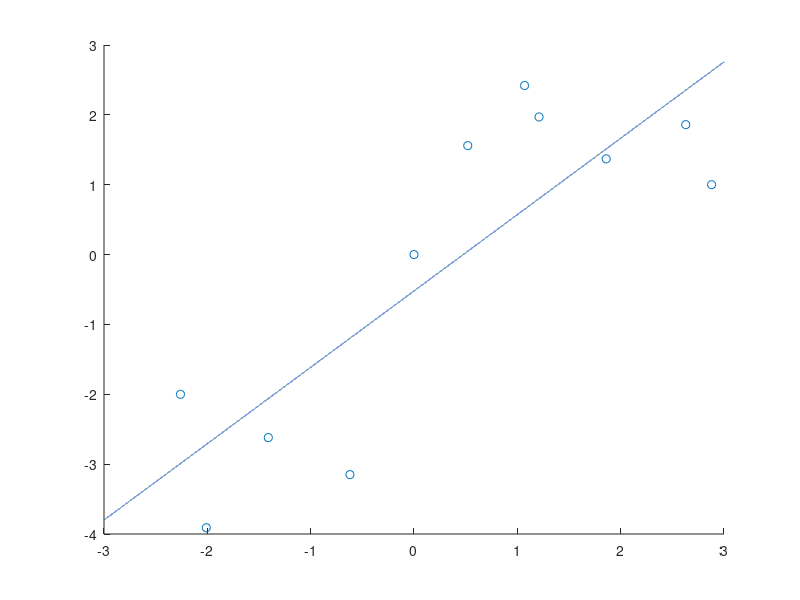
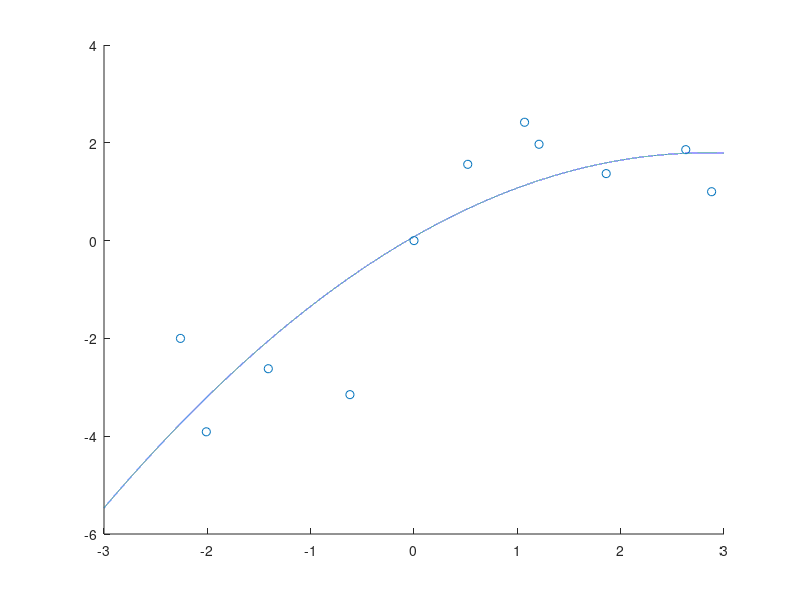
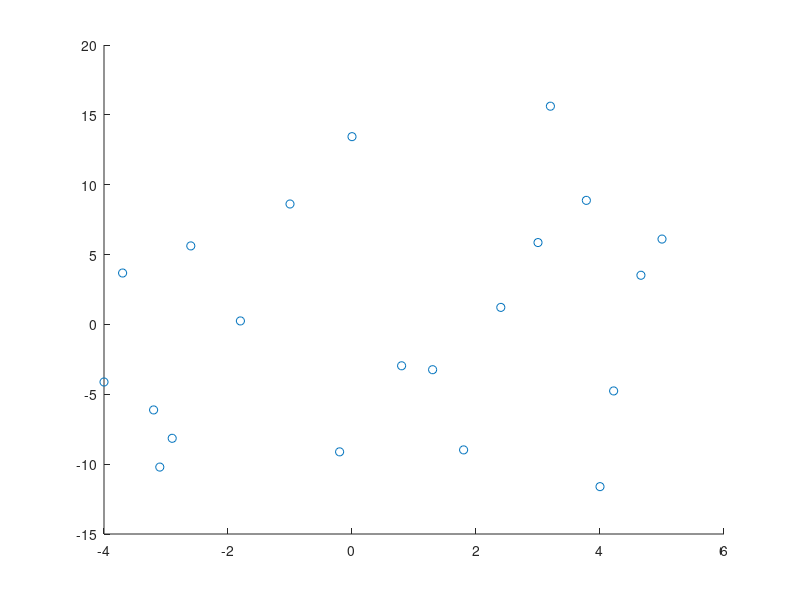

These charts were generated, in order, by the following MATLAB code: (Note: this script raises an error after producing the figures.)
clear;
clc;

% Data
x_data = [-2.26 -2.01 -1.41 -0.62 0 0.52 1.07 1.21 1.86 2.63 2.88];
y_data = [-2.00 -3.91 -2.62 -3.15 0 1.56 2.42 1.97 1.37 1.86 1.00];

%% 1. iv
figure("Name", "Linear Regression")
scatter(x_data, y_data)
hold on
x = -3 : 0.0001: 3;
linear_fit_func = -0.52090568 + 1.093013561*x;
plot(x, linear_fit_func)
hold off

%% 1. v
figure("Name", "Quadratic Regression")
scatter(x_data, y_data)
hold on
x = -3 : 0.0001 : 3;
quadratic_fit_func = 0.078775724 + 1.209343393*x - 0.2130809*x.^2;
plot(x, quadratic_fit_func)
hold off

%% 1. vi
A = [1 x_data(1);
    1 x_data(2);
    1 x_data(3);
    1 x_data(4);
    1 x_data(5);
    1 x_data(6);
    1 x_data(7);
    1 x_data(8);
    1 x_data(9);
    1 x_data(10);
    1 x_data(11)];

y = [y_data(1); y_data(2); y_data(3); y_data(4); y_data(5); y_data(6); y_data(7); y_data(8); y_data(9); y_data(10); y_data(11)];

a = inv(transpose(A) * A) * transpose(A) * y;
disp("a = ")
disp(a)
disp("Thus, the results are the same")

%% 1. vii
A = [1 x_data(1) x_data(1).^2;
    1 x_data(2) x_data(2).^2;
    1 x_data(3) x_data(3).^2;
    1 x_data(4) x_data(4).^2;
    1 x_data(5) x_data(5).^2;
    1 x_data(6) x_data(6).^2;
    1 x_data(7) x_data(7).^2;
    1 x_data(8) x_data(8).^2;
    1 x_data(9) x_data(9).^2;
    1 x_data(10) x_data(10).^2;
    1 x_data(11) x_data(11).^2];

y = [y_data(1); y_data(2); y_data(3); y_data(4); y_data(5); y_data(6); y_data(7); y_data(8); y_data(9); y_data(10); y_data(11)];

a = inv(transpose(A) * A) * transpose(A) * y;
disp("a = ")
disp(a)
disp("Thus, the results are the same")

%% 2. a
lagrangeX = input("Input x values: ");
lagrangeY = input("Input y values: ");

coefficients = 0;
for i=1:length(lagrangeX)
    p=1;
    for j=1:length(lagrangeX)
        if j~=i
            c = poly(lagrangeX(j))/(lagrangeX(i)-lagrangeX(j));
            p = conv(p,c);
        end
    end
    term = p*lagrangeY(i);
    coefficients = coefficients + term;
end
disp("The coefficients for the Lagrange Polynomials are:")
disp(coefficients);

%% 2. c
x_data = [-4 -3.7 -3.2 -3.1 -2.9 -2.6 -1.8 -1 -0.2 0 0.8 1.3 1.8 2.4 3 3.2 3.78 4 4.22 4.66 5];
y_data = [-4.12 3.68 -6.12 -10.21 -8.15 5.62 0.25 8.62 -9.12 13.44 -2.96 -3.24 -8.98 1.22 5.86 15.62 8.88 -11.61 -4.76 3.52 6.11];

A = [1 x_data(1);
    1 x_data(2);
    1 x_data(3);
    1 x_data(4);
    1 x_data(5);
    1 x_data(6);
    1 x_data(7);
    1 x_data(8);
    1 x_data(9);
    1 x_data(10);
    1 x_data(11);
    1 x_data(12);
    1 x_data(13);
    1 x_data(14);
    1 x_data(15);
    1 x_data(16);
    1 x_data(17);
    1 x_data(18);
    1 x_data(19);
    1 x_data(20);
    1 x_data(21)];

y = [y_data(1); y_data(2); y_data(3); y_data(4); y_data(5); y_data(6); y_data(7); y_data(8); y_data(9); y_data(10);
    y_data(11); y_data(12); y_data(13); y_data(14); y_data(15); y_data(16); y_data(17); y_data(18); y_data(19); y_data(20); y_data(21)];

a = inv(transpose(A) * A) * transpose(A) * y;

linear_fit = a(1) + a(2) * x;

figure("Name", "Linear Regression for 2. c)")
scatter(x_data, y_data)
hold on
x = -5 : 0.0001: 6;
plot(x, linear_fit)
hold off